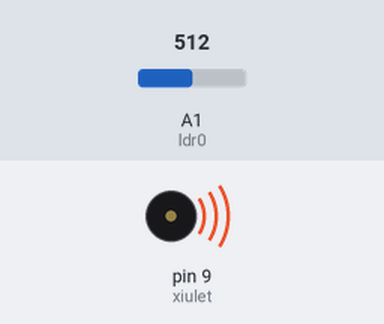
A sketch run on a simulated Arduino Uno, built with avr-gcc and run on an emulated ATmega328P. Shown: buzzer (waves = sounding). The test bench sets the inputs (shaded band); at power-on: A1 (ldr0) = 512.

Above: at 1.25 s.
1.3 s: A1 (ldr0) set to 0
At 1.7 s:
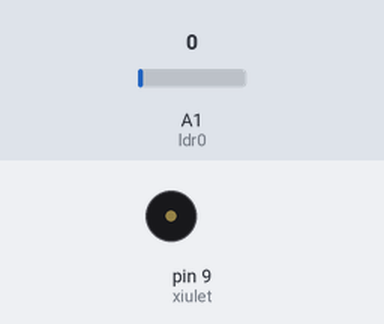
2.8 s: A1 (ldr0) set to 122
At 2.95 s:
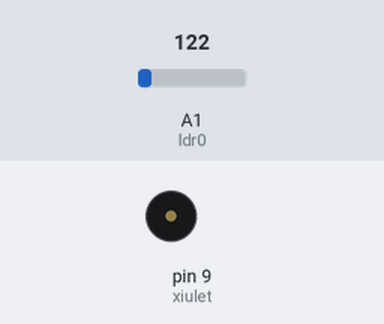
Timing chart, 0 to 11.8 s (numbered marks = the images above; inputs shaded):
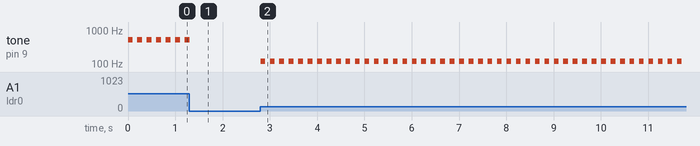

Measured:
- after the input at 1.3 s, tone on pin 9 (xiulet): goes on until 1.3 s, then stays silent
- after the input at 2.8 s, tone on pin 9 (xiulet): alternates 122 Hz for 0.10 s and silent for 0.10 s, starting at once
- by itself, tone on pin 9 (xiulet): alternates 512 Hz for 0.10 s and silent for 0.10 s

The sketch:

Avisador_ACustic_1.ino
```cpp
/**********************************************************************************
**                                                                               **
**                              Avisador Acústic                                 **
**                                                                               **
** Teodor Dediu                                                                  **
**********************************************************************************/
//********** Includes *************************************************************
//********** Variables ************************************************************
const int xiulet = 9;        // donar nom al pin 9 de l’Arduino
const int ldr0 = A1;         // donar nom al pin A0 de l’Arduino
int valLdr0;                 // guardar valor del ldr
int freq;                    // freqüència del xiulet
//********** Setup ****************************************************************
void setup()
{
  Serial.begin(9600);               // definir el pin 9 com una sortida
}
//********** Loop *****************************************************************
void loop()
{
 valLdr0 = analogRead(ldr0);   // llegir valor ldr

  freq = map(freq, 0, 1023, 2000, 0);   // mapejar valor de 0-1023 a 2000-10


  tone(xiulet, valLdr0, 100);   // xiulet de durada 100ms
  delay(100+100);            // esperar xiulet + silenci

}
//********** Funcions *************************************************************
```
